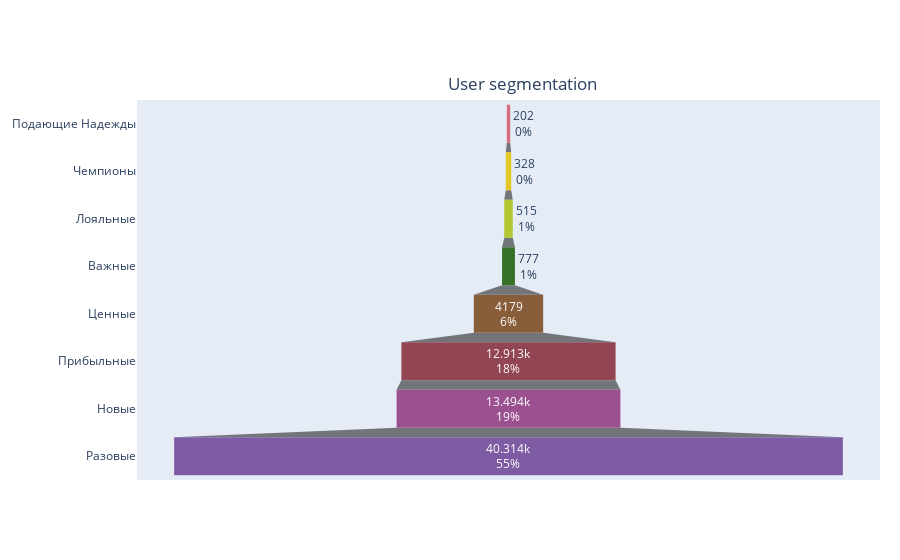

Notebook cell for this chart:
### Markdown cell above
*New* and *Recent* users are the majority of our customers (35% in each group)

Let's display user segmentation

### Code cell
import plotly.graph_objects as go
fig = go.Figure()

colors = [ '#D66B7F', '#E4C725','#B3C733', 
                      '#367128', '#885E3A', '#924553', '#9B5090', '#7E5CA3']

domain=dict(x=[0, 0.5])

fig.add_trace(go.Funnel(
    x=rfm_g['Users'],
    y=rfm_g['Group'],
    orientation='h',
    textinfo='value+percent total',
    marker={'color': colors},
    customdata=rfm_g.apply(lambda row: \
                           f"{row['Group']}:<br>{row['Users']} users,<br>{row['Percentage']:.2f}% \
                           out of all users<extra></extra>", axis=1)
))


fig.update_layout(
    title={
        'text': 'User segmentation',
        'y': 0.86,
        'x': 0.58,
        'xanchor': 'center',
        'yanchor': 'top'},
    margin=dict(r=20, t=100)
)

fig.update_traces(hovertemplate='%{customdata}')

fig.show()

### Figure 1 — Plotly figure (JSON) as saved in the notebook; plotly's stock layout.template omitted (floating-point values rounded to 4 significant figures)
{"data": [{"customdata": ["Подающие Надежды:<br>202 users,<br>0.28%                            out of all users<extra></extra>", "Чемпионы:<br>328 users,<br>0.45%                            out of all users<extra></extra>", "Лояльные:<br>515 users,<br>0.71%                            out of all users<extra></extra>", "Важные:<br>777 users,<br>1.07%                            out of all users<extra></extra>", "Ценные:<br>4179 users,<br>5.75%                            out of all users<extra></extra>", "Прибыльные:<br>12913 users,<br>17.76%                            out of all users<extra></extra>", "Новые:<br>13494 users,<br>18.56%                            out of all users<extra></extra>", "Разовые:<br>40314 users,<br>55.44%                            out of all users<extra></extra>"], "hovertemplate": "%{customdata}", "marker": {"color": ["#D66B7F", "#E4C725", "#B3C733", "#367128", "#885E3A", "#924553", "#9B5090", "#7E5CA3"]}, "orientation": "h", "textinfo": "value+percent total", "type": "funnel", "x": [202, 328, 515, 777, 4179, 12913, 13494, 40314], "y": ["Подающие Надежды", "Чемпионы", "Лояльные", "Важные", "Ценные", "Прибыльные", "Новые", "Разовые"]}], "layout": {"margin": {"r": 20, "t": 100}, "title": {"text": "User segmentation", "x": 0.58, "xanchor": "center", "y": 0.86, "yanchor": "top"}}}
